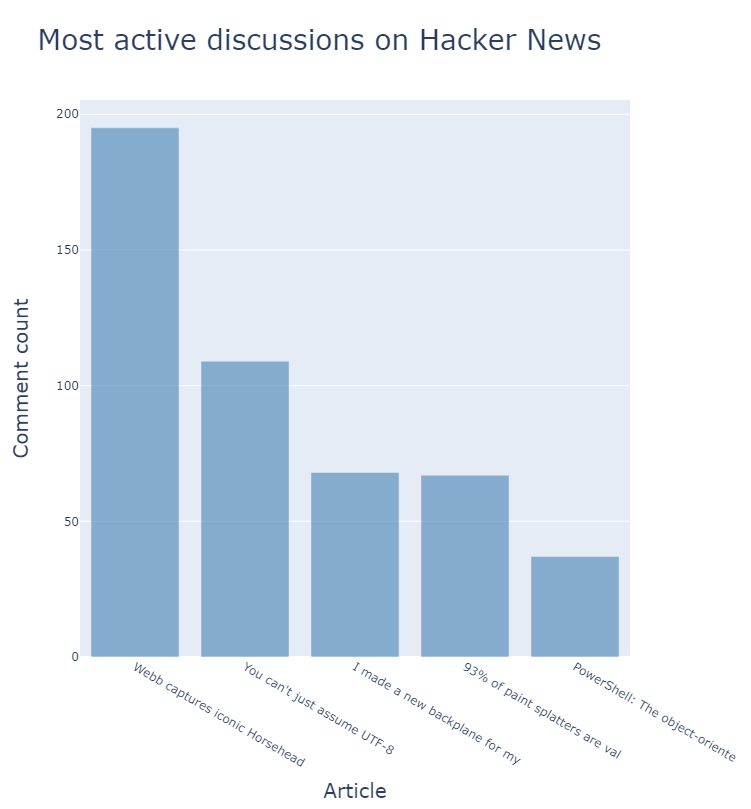

The script that drew this image:
from operator import itemgetter

import requests
import plotly.express as px

# Make an API call and check the response.
url = 'https://hacker-news.firebaseio.com/v0/topstories.json'
r = requests.get(url)
print(f"Status code: {r.status_code}")

# Process information about each submission.
submission_ids = r.json()

submission_dicts = []
for submission_id in submission_ids[:5]:
    # Make a new API call for each submission.
    url = f"https://hacker-news.firebaseio.com/v0/item/{submission_id}.json"
    r = requests.get(url)
    print(f"id: {submission_id}\tstatus: {r.status_code}")
    response_dict = r.json()

    # Build a dictionary for each article.
    submission_dict = {
        'title': response_dict['title'],
        'hn_link': f"https://news.ycombinator.com/item?id={submission_id}",
        'comments': response_dict['descendants'],
    }
    submission_dicts.append(submission_dict)

submission_dicts = sorted(submission_dicts, key=itemgetter('comments'),
                            reverse=True)

for submission_dict in submission_dicts:
    print(f"\nTitle: {submission_dict['title']}")
    print(f"Discussion link: {submission_dict['hn_link']}")
    print(f"Comments: {submission_dict['comments']}")

article_links, comment_counts, hover_texts = [], [], []
for submission_dict in submission_dicts:

    title = submission_dict['title'][:30]
    discussion_link = submission_dict['hn_link']
    #link and title
    article_link = f'<a href="{discussion_link}"">{title}</a>'
    comment_count = submission_dict['comments']

    article_links.append(article_link)
    comment_counts.append(comment_count)
    hover_texts.append(submission_dict['title'])

# Make visualization.
title = "Most active discussions on Hacker News"
labels = {'x': 'Article', 'y': 'Comment count'}
fig = px.bar(x=article_links, y=comment_counts, title=title, labels=labels,
        hover_name=hover_texts)

fig.update_layout(title_font_size=28, xaxis_title_font_size=20,
        yaxis_title_font_size=20)

fig.show()
